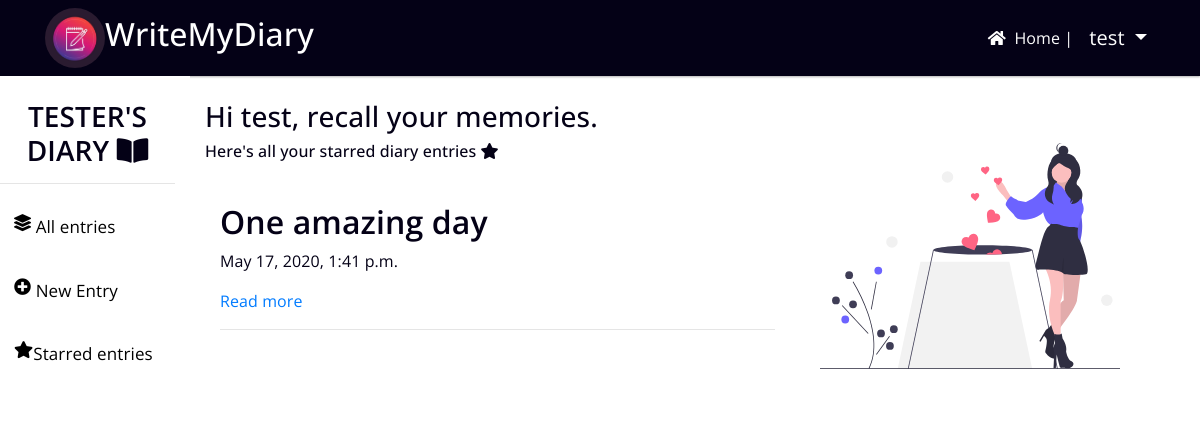
The page /favs/ (signed in) on the database its author committed.
### diary/models.py (models this page shows, shortened)
class Owner(models.Model):
	diaryname=models.CharField(max_length=100, null=True,blank=True)
	user=models.ForeignKey(User, on_delete=models.CASCADE,null=True)

class DiaryEntries(models.Model):
	highlight=models.CharField(max_length=100, null=True)
	user=models.ForeignKey(User, on_delete=models.CASCADE,null=True)
	timestamp=models.DateTimeField(auto_now_add=True)
	diarycontent=models.TextField(null=True)
	is_favourite=models.BooleanField(default=False)

### diary/views.py (the view)
# urls.py: path("favs/", starred),
def starred(request):
    user=request.user
    owner=Owner.objects.get(user=user)
    all_diaries=DiaryEntries.objects.filter(is_favourite=True).filter(user=user).order_by('-timestamp')
    return render(request,"starred.html",{"all_diaries":all_diaries, "owner":owner})

### diary/templates/starred.html (shortened to what this page needs)
{% extends 'dash_base.html' %}
{% load static %}
{% block body %}
<div class="row">
	<div class="col-md-8">
		<br>
		<h3>Hi {{user.username}}, recall your memories.</h3>
		<h6>Here's all your starred diary entries <i class="fas fa-star"></i></h6>
		<br>
		{% for d in all_diaries %}
			<div class="container" style="margin-bottom: 20px; border-radius: 7px">
				<div style="display: flex;flex-direction: row;flex-wrap: wrap;">
				<div class="mycard" style="width: 100%;height: 20vh;">
				  <div class="content" style="margin-top: 10px">
				    <h2 style="font-weight: 600">{{d.highlight}}</h2>
				    <p>{{d.timestamp}}</p>
				    <a href="/diary/{{d.id}}/" style="text-decoration: none; ">Read more</a>
				    <hr>
				  </div>
				</div>
				</div>
			</div>
		{% endfor %}
	</div>
	<div class="col-md-4">
		<div style="float: left;">
			<img src="{% static 'love.svg' %}" height="300px" width="300px" style="margin-top: 30px">
		</div>
	</div>
</div>
{% endblock %}

### diary/templates/dash_base.html (shortened to what this page needs)
<!DOCTYPE html>
{% load static %}
<html>
<head>
    <link rel="stylesheet" type="text/css" href="{% static 'dash.css' %}">
    <link rel="stylesheet" href="https://bootswatch.com/4/materia/bootstrap.min.css">
    <link rel="stylesheet" href="https://stackpath.bootstrapcdn.com/bootstrap/4.4.1/css/bootstrap.min.css">
    <link rel="stylesheet" href="https://pro.fontawesome.com/releases/v5.10.0/css/all.css"/>
</head>
<body >
        <nav class="navbar navbar-expand-lg navbar-light" style="background-color:#040116; color:#fff;">
            <div class="container">
              <img src="{% static 'logo.jpg' %}" alt="" style="width: 60px; height: 60px; border-radius: 50%;">
              <h2>WriteMyDiary</h2>
            <div class="collapse navbar-collapse" id="navbarNavAltMarkup">
                <div class="navbar-nav ml-auto">
                  <a class="nav-item nav-link active" style="color: #fff; margin-top: 3px" href="/dashboard"><i class="fas fa-home"></i> &nbsp;Home | </a>
                    {% if not user.is_authenticated  %}
                    <a class="nav-item nav-link nav-style" data-scroll="" href="/signup/">Signup <i class="fas fa-user-plus"></i></a>
                    <a class="nav-item nav-link nav-style" data-scroll="" href="/signin/">Login <i class="fas fa-user-circle"></i></a>
                    {% else %}
                      <li class="nav-item dropdown">
                        <a class="nav-link dropdown-toggle" href="#" id="navbarDropdown" role="button" data-toggle="dropdown" aria-haspopup="true" aria-expanded="false" style="color:#fff;font-size: 20px">
                          {{user.username}}
                        </a>
                      </li>
                    {% endif %}
                </div>
            </div>
        </nav>
<div class="row">
    <div class="col-md-2" style="background-color: white; ">
        <br>
        <nav class="pill-nav">
          <h3 style="color:#040116;text-align: center;font-weight: 600;">{{owner.diaryname}}<i class="fa fa-book-open"></i></h3>
          <hr>
          <a class="active" href="/dashboard/" style="flex-direction: row;"><i class="fas fa-layer-group"></i> &nbsp;All entries</a>
          <a href="/create/" style="flex-direction: row;"><i class="fas fa-plus-circle"></i> &nbsp;New Entry</a>
          <a href="/favs/" style="flex-direction: row;"><i class="fas fa-star"></i>Starred entries</a>
        </nav>
    </div>
    <div class="col-md-9">
      {% block body %}
      {% endblock %}
    </div>
    <div class="col-md-1">
    </div>
  </div>
</body>
</html>

### diary/templates/dash_base.html (style rules this page uses)
body { font-family:'Open Sans'; color: #040116; }
.pill-nav a { display: block; display: flex; flex-direction:column; color: black; padding: 14px; text-decoration: none; font-size: 17px; border-radius: 5px; }
.pill-nav a { margin-bottom: 10px; }

### rows shown on the page
Owner: diaryname "TESTER'S DIARY"
DiaryEntries: highlight "One amazing day", timestamp "May 17, 2020, 1:41 p.m."

### other values the page prints
{{ user.username }} "test"
